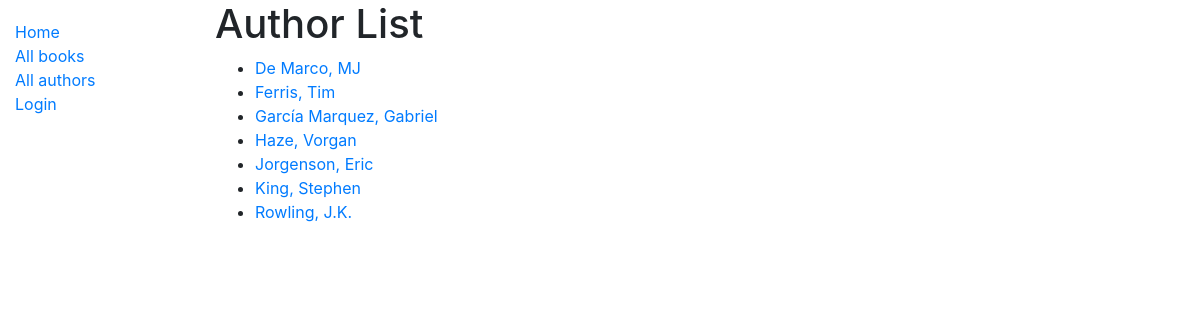
Screenshot of /catalog/authors/ with the database file from the repository.
### catalog/models.py (models this page shows)
class Author(models.Model):
    first_name = models.CharField(max_length=100)
    last_name = models.CharField(max_length=100)
    date_of_birth = models.DateField(null=True,blank=True)
    date_of_death = models.DateField('Died',null=True,blank=True)
    class Meta:
        ordering = ['last_name','first_name']
    '''Returns URL to access a detail record for book'''
    def get_absolute_url(self):
        return reverse('author-detail', args=[str(self.id)])
    def __str__(self):
        return f'{self.last_name}, {self.first_name}'

### catalog/views.py (the view)
# urls.py: path('authors/', views.AuthorListView.as_view(), name='authors'),
class AuthorListView(generic.ListView):
    model = Author
    paginate_by = 10

### catalog/templates/catalog/author_list.html
{% extends "base_generic.html" %}
{% block content %}
  <h1>Author List</h1>
  {% if author_list %}
  <ul>
    {% for author in author_list %}
      <li>
        <a href="{{ author.get_absolute_url }}">{{ author }}</a>
      </li>
    {% endfor %}
  </ul>
  {% else %}
    <p>There are no authors listed.</p>
  {% endif %}
{% endblock %}

### rows the page displays
Author: last_name+first_name "De Marco, MJ"
Author: last_name+first_name "Ferris, Tim"
Author: last_name+first_name "García Marquez, Gabriel"
Author: last_name+first_name "Haze, Vorgan"
Author: last_name+first_name "Jorgenson, Eric"
Author: last_name+first_name "King, Stephen"
Author: last_name+first_name "Rowling, J.K."
